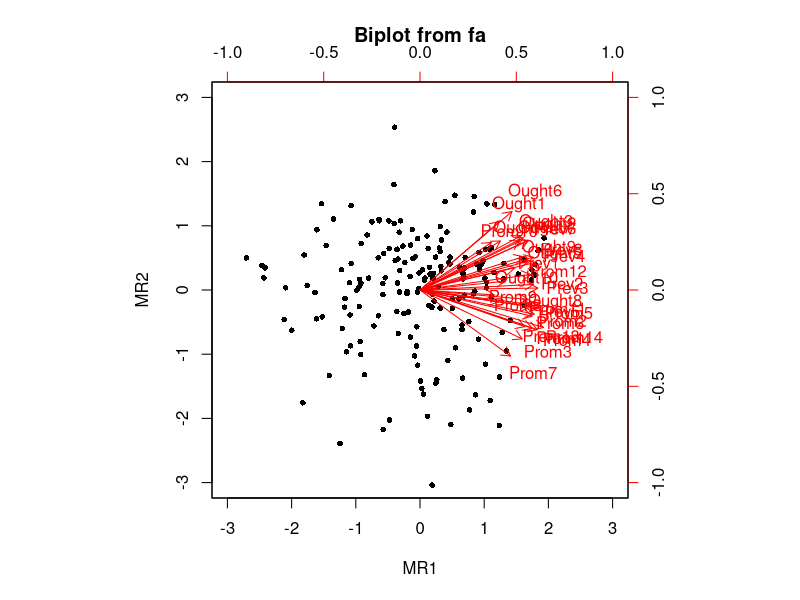
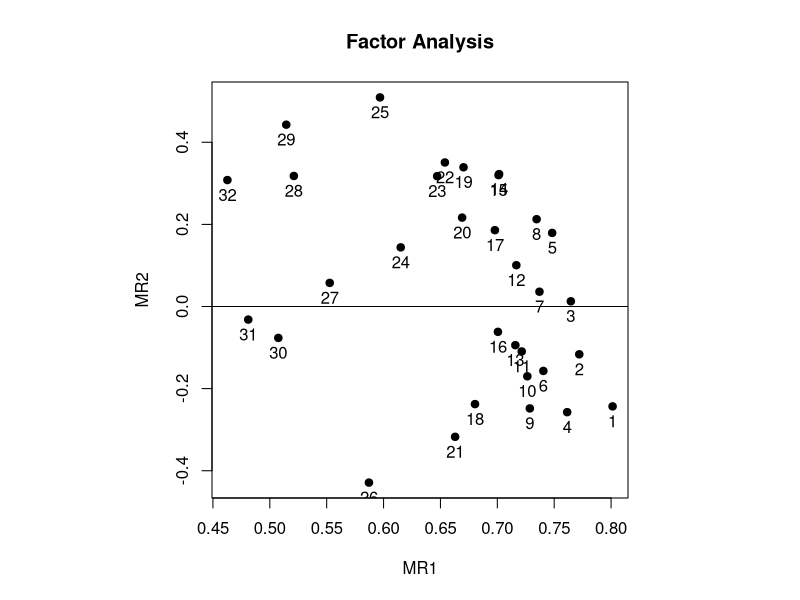
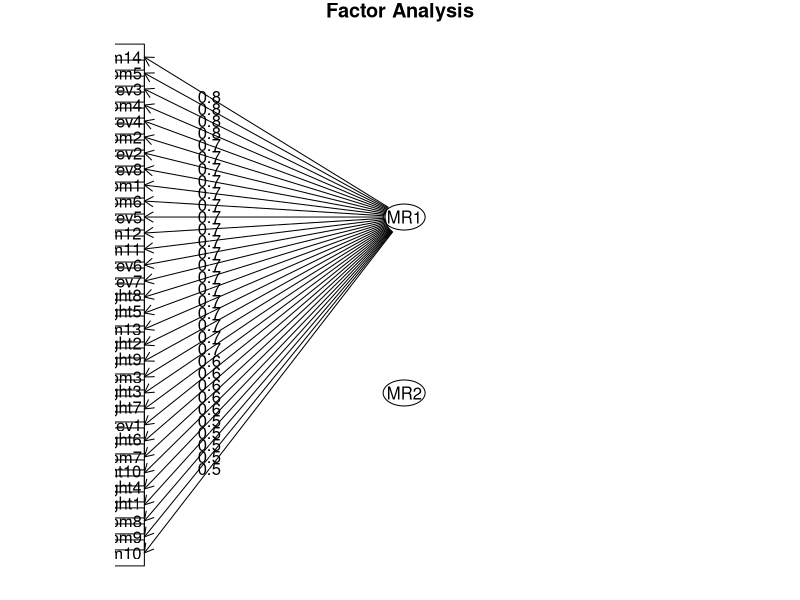
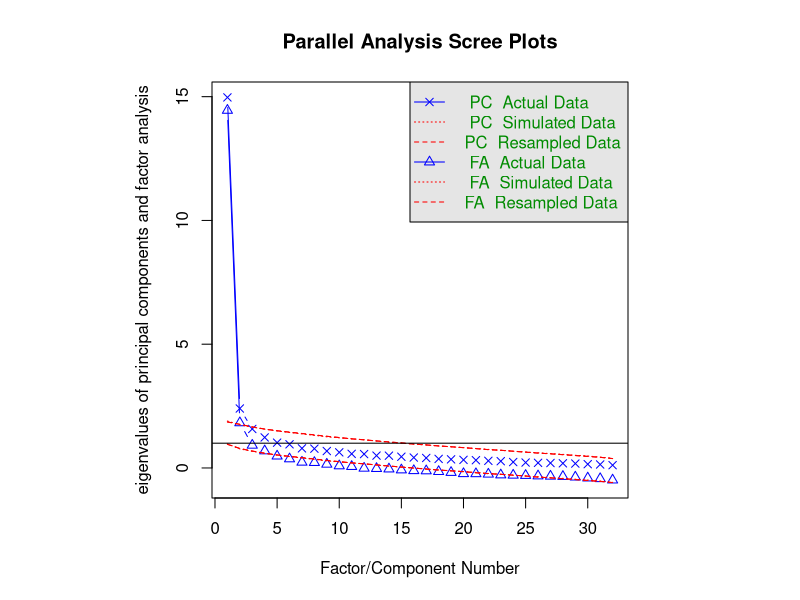

Recreate these plots in R, in order. (Note: this script raises an error after producing the figures.)
set.seed(123)
my_data <- read.csv("data.csv", header = TRUE, sep = ",")

install.packages("psych") ## For EFA
library(psych)

## Split dataset for EFA and CFA
N <- nrow(my_data)
indices <- 1:N
indices_EFA <- sample(indices, floor(0.5 * N))
indices_CFA <- indices[!(indices %in% indices_EFA)]
data_EFA <- my_data[indices_EFA, ]
data_CFA <- my_data[indices_CFA, ]

## EFA ##

## Set up groupings of variables for EFA
group5 <- c(24:33,45:66)
efa_results <- fa(data_EFA[, group5], nfactors = 2, rotate = "geominT")
efa_results <- fa.sort(efa_results)
print(efa_results)

biplot.psych(efa_results)
fa.plot(efa_results)
fa.diagram(efa_results)
fa.parallel(data_EFA[, group5])

## CFA ##

install.packages("lavaan") ## For CFA

# load CFA required libraries
library(lavaan)


# Define CFA models
Group1 <- ' 
One_factor =~ Intend1 + Intend2 + Intend3 + Intend4 + Intend5 + Intend6 + Intend7
+ Intend8 + Intend9 + Intend10 + ATLE1 + ATLE2 + ATLE3 + ATLE4 + ATLE5
'
# Fit models to data
fit <- cfa(Group1, data_CFA, std.lv = TRUE)
summary(fit, fit.measures = TRUE, standardized = TRUE, rsquare = TRUE)


Group2 <- ' Group2_1 =~ Comm1 + Comm2 + Comm3 + Comm4 + Culture1 + Culture2 + Culture3 + Culture4 '
fit2 <- cfa(Group2, data_CFA, std.lv = TRUE)

Group2a <- ' Comm    =~ Comm1 + Comm2 + Comm3 + Comm4
             Culture =~ Culture1 + Culture2 + Culture3 + Culture4
             Comm ~~ Culture '
fit2a <- cfa(Group2a, data_CFA, std.lv = TRUE)
summary(fit2a, fit.measures = TRUE, standardized = TRUE, rsquare = TRUE)
## Compare models
anova(fit2, fit2a)

oughtTo <- ' oneFactor =~ Ought1 + Ought2 + Ought3 + Ought4 + Ought5 + Ought6 + Ought7 + Ought8 + Ought9 + Ought10 
                          + Prom1 + Prom2 + Prom3 + Prom4 + Prom5 + Prom6 + Prom7 + Prom8 + Prom9 + Prom10 + Prom11 + Prom12 + Prom13 + Prom14
                          + Prev1 + Prev2 + Prev3 + Prev4 + Prev5 + Prev6 + Prev7 + Prev8 '
oughtTo1 <- cfa(oughtTo, data_CFA, std.lv = TRUE)
summary(oughtTo1, fit.measures = TRUE, standardized = TRUE, rsquare = TRUE)

oughtTob <- ' Factor1 =~ Ought1 + Ought2 + Ought3 + Ought4 + Ought5 + Ought6 + Ought7 + Ought8 + Ought9 + Ought10 
             Factor2 =~ Prom1 + Prom2 + Prom3 + Prom4 + Prom5 + Prom6 + Prom7 + Prom8 + Prom9 + Prom10 + Prom11 + Prom12 + Prom13 + Prom14
             Factor3 =~ Prev1 + Prev2 + Prev3 + Prev4 + Prev5 + Prev6 + Prev7 + Prev8 '
oughtTo2 <- cfa(oughtTob, data_CFA, std.lv = TRUE)
summary(oughtTo2, fit.measures = TRUE, standardized = TRUE, rsquare = TRUE)
## Compare models
anova(oughtTo1, oughtTo2)
